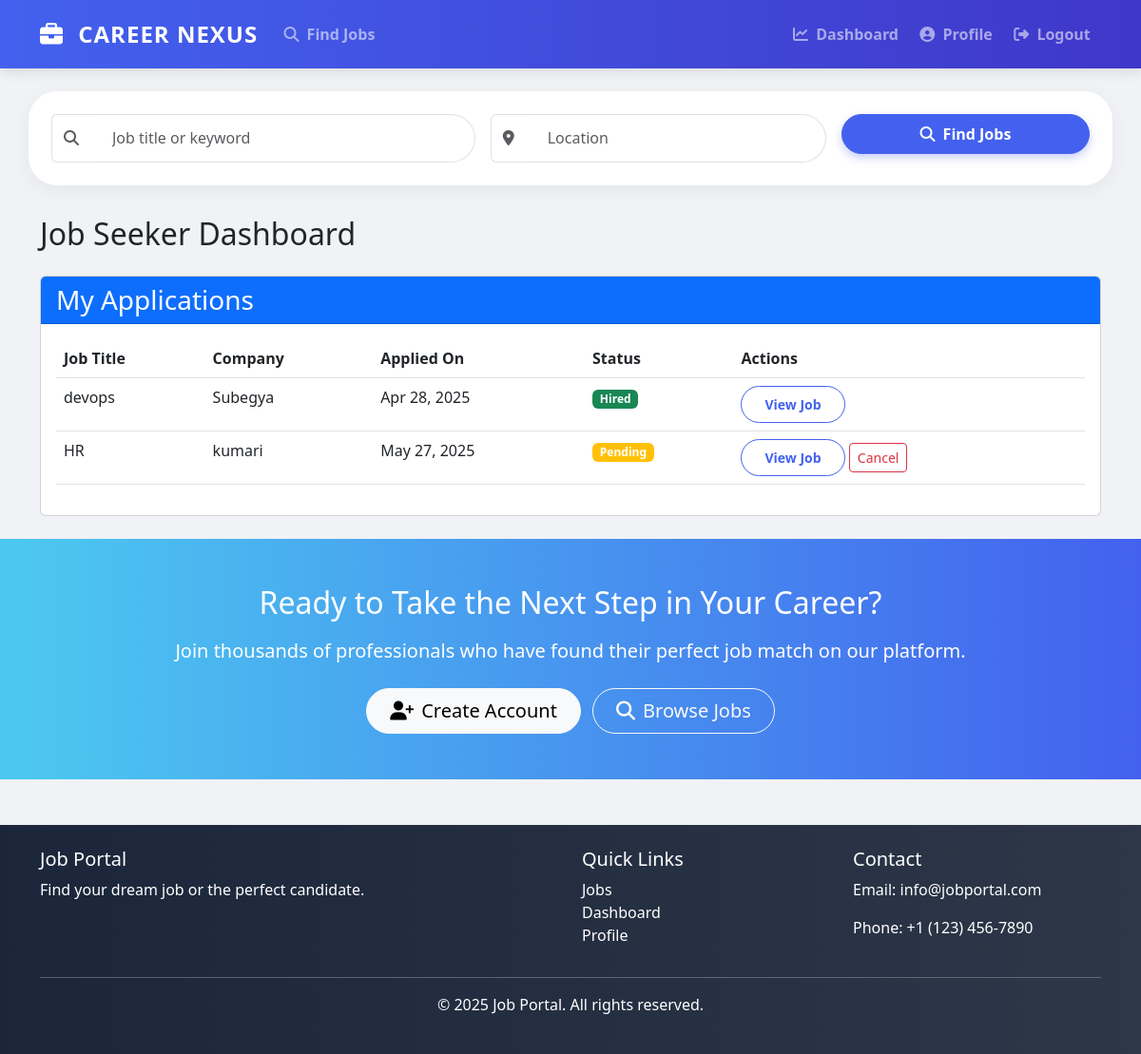
Before: /accounts/dashboard/ (signed in) with the older database file.
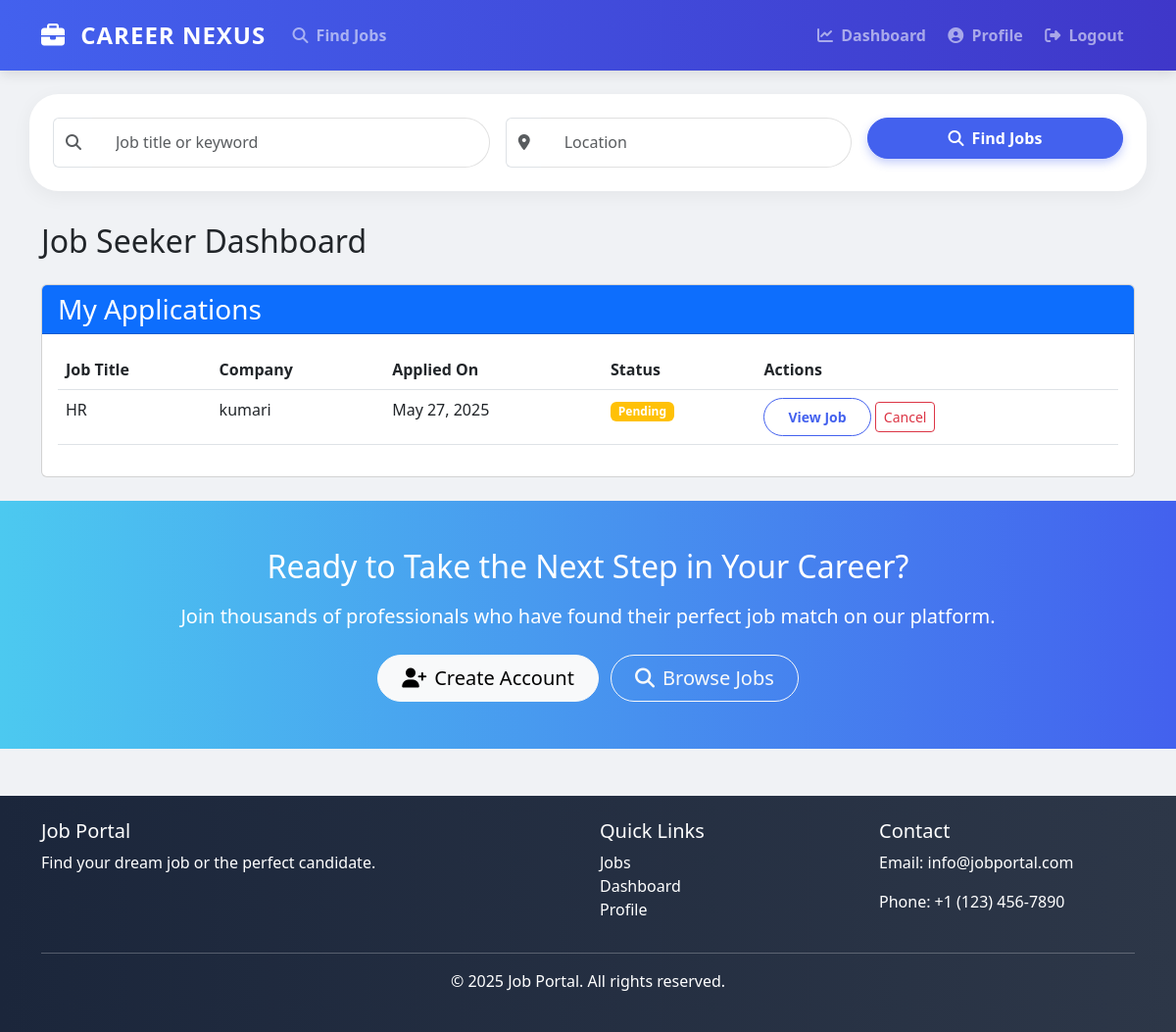
After: the same page with the newer database file.
### jobs/models.py (models this page shows, shortened)
class Application(models.Model):
    STATUS_CHOICES = [
        ('pending', 'Pending'),
        ('reviewed', 'Reviewed'),
        ('shortlisted', 'Shortlisted'),
        ('rejected', 'Rejected'),
        ('hired', 'Hired'),
    ]
    job = models.ForeignKey(Job, on_delete=models.CASCADE, related_name='applications')
    applicant = models.ForeignKey(User, on_delete=models.CASCADE, related_name='applications')
    cover_letter = models.TextField()
    resume = models.FileField(upload_to='application_resumes/', blank=True, null=True)
    status = models.CharField(max_length=20, choices=STATUS_CHOICES, default='pending')
    applied_at = models.DateTimeField(auto_now_add=True)
    updated_at = models.DateTimeField(auto_now=True)

class Job(models.Model):
    JOB_TYPE_CHOICES = [
        ('full_time', 'Full Time'),
        ('part_time', 'Part Time'),
        ('contract', 'Contract'),
        ('internship', 'Internship'),
        ('remote', 'Remote'),
    ]
    title = models.CharField(max_length=100)
    company = models.ForeignKey(Company, on_delete=models.CASCADE, related_name='jobs')
    category = models.ForeignKey(Category, on_delete=models.SET_NULL, null=True, related_name='jobs')
    description = models.TextField()
    requirements = models.TextField()
    salary_min = models.IntegerField(blank=True, null=True)
    salary_max = models.IntegerField(blank=True, null=True)
    location = models.CharField(max_length=100)
    job_type = models.CharField(max_length=20, choices=JOB_TYPE_CHOICES)
    posted_by = models.ForeignKey(User, on_delete=models.CASCADE, related_name='posted_jobs')
    created_at = models.DateTimeField(auto_now_add=True)
    deadline = models.DateField()
    is_active = models.BooleanField(default=True)

### companies/models.py (models this page shows, shortened)
class Company(models.Model):
    name = models.CharField(max_length=100)
    owner = models.ForeignKey(User, on_delete=models.CASCADE, related_name='companies')
    logo = models.ImageField(upload_to='company_logos/', blank=True, null=True)
    description = models.TextField()
    website = models.URLField(blank=True, null=True)
    location = models.CharField(max_length=100)
    established_date = models.DateField(blank=True, null=True)
    class Meta:
        verbose_name_plural = "Companies"

### accounts/views.py (the view)
# urls.py: path('dashboard/', views.dashboard, name='dashboard'),
@login_required
def dashboard(request):
    user = request.user
    if user.profile.is_employer:
        context = {
            'companies': user.companies.all(),
            'posted_jobs': user.posted_jobs.all(),
        }
        return render(request, 'accounts/employer_dashboard.html', context)
    else:
        applications = Application.objects.filter(applicant=user)
        context = {
            'applications': applications
        }
        return render(request, 'accounts/jobseeker_dashboard.html', context)

### templates/accounts/jobseeker_dashboard.html (shortened to what this page needs)
{% extends 'base.html' %}
{% block content %}
<h2 class="mb-4">Job Seeker Dashboard</h2>
<div class="card">
    <div class="card-header bg-primary text-white">
        <h3 class="mb-0">My Applications</h3>
    </div>
    <div class="card-body">
        {% if applications %}
            <div class="table-responsive">
                <table class="table table-hover">
                    <thead>
                        <tr>
                            <th>Job Title</th>
                            <th>Company</th>
                            <th>Applied On</th>
                            <th>Status</th>
                            <th>Actions</th>
                        </tr>
                    </thead>
                    <tbody>
                        {% for application in applications %}
                            <tr>
                                <td>{{ application.job.title }}</td>
                                <td>{{ application.job.company.name }}</td>
                                <td>{{ application.applied_at|date:"M d, Y" }}</td>
                                <td>
                                    {% if application.status == 'pending' %}
                                        <span class="badge bg-warning">Pending</span>
                                    {% elif application.status == 'reviewed' %}
                                        <span class="badge bg-info">Reviewed</span>
                                    {% elif application.status == 'shortlisted' %}
                                        <span class="badge bg-primary">Shortlisted</span>
                                    {% elif application.status == 'rejected' %}
                                        <span class="badge bg-danger">Rejected</span>
                                    {% elif application.status == 'hired' %}
                                        <span class="badge bg-success">Hired</span>
                                    {% endif %}
                                </td>
                                <td>
                                    <a href="{% url 'job_detail' application.job.pk %}" class="btn btn-sm btn-outline-primary">View Job</a>
                                    {% if application.status in 'pending,reviewed' %}
                                            <a href="{% url 'cancel_application' application.pk %}" class="btn btn-sm btn-outline-danger">Cancel</a>
                                        {% endif %}
                                </td>
                            </tr>
                        {% endfor %}
                    </tbody>
                </table>
            </div>
        {% else %}
            <p>You haven't applied for any jobs yet.</p>
            <a href="{% url 'job_list' %}" class="btn btn-primary">Browse Jobs</a>
        {% endif %}
    </div>
</div>
{% endblock %}>

Changed rows visible on the page:
removed Application: job "devops", job.company.name "Subegya", applied_at "Apr 28, 2025", status "Hired"
